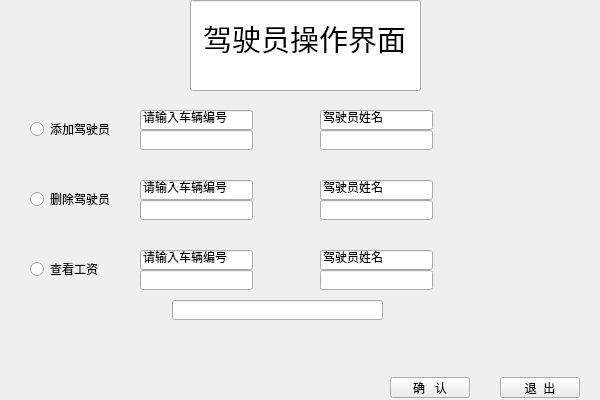
<?xml version="1.0" encoding="UTF-8"?>
<ui version="4.0">
 <class>diver</class>
 <widget class="QWidget" name="diver">
  <property name="geometry">
   <rect>
    <x>0</x>
    <y>0</y>
    <width>600</width>
    <height>400</height>
   </rect>
  </property>
  <property name="windowTitle">
   <string>Form</string>
  </property>
  <widget class="QPushButton" name="pushButton">
   <property name="geometry">
    <rect>
     <x>500</x>
     <y>377</y>
     <width>80</width>
     <height>21</height>
    </rect>
   </property>
   <property name="text">
    <string>退  出</string>
   </property>
  </widget>
  <widget class="QLineEdit" name="lineEdit">
   <property name="geometry">
    <rect>
     <x>190</x>
     <y>0</y>
     <width>231</width>
     <height>91</height>
    </rect>
   </property>
   <property name="font">
    <font>
     <pointsize>22</pointsize>
    </font>
   </property>
   <property name="text">
    <string>驾驶员操作界面</string>
   </property>
   <property name="alignment">
    <set>Qt::AlignCenter</set>
   </property>
   <property name="readOnly">
    <bool>true</bool>
   </property>
  </widget>
  <widget class="QRadioButton" name="radioButton">
   <property name="geometry">
    <rect>
     <x>30</x>
     <y>120</y>
     <width>101</width>
     <height>18</height>
    </rect>
   </property>
   <property name="text">
    <string>添加驾驶员</string>
   </property>
  </widget>
  <widget class="QRadioButton" name="radioButton_2">
   <property name="geometry">
    <rect>
     <x>30</x>
     <y>190</y>
     <width>101</width>
     <height>18</height>
    </rect>
   </property>
   <property name="text">
    <string>删除驾驶员</string>
   </property>
  </widget>
  <widget class="QPushButton" name="pushButton_2">
   <property name="geometry">
    <rect>
     <x>390</x>
     <y>377</y>
     <width>80</width>
     <height>21</height>
    </rect>
   </property>
   <property name="text">
    <string>确   认</string>
   </property>
  </widget>
  <widget class="QLineEdit" name="lineEdit_2">
   <property name="geometry">
    <rect>
     <x>140</x>
     <y>110</y>
     <width>113</width>
     <height>20</height>
    </rect>
   </property>
   <property name="text">
    <string>请输入车辆编号</string>
   </property>
   <property name="readOnly">
    <bool>true</bool>
   </property>
  </widget>
  <widget class="QLineEdit" name="numadd">
   <property name="geometry">
    <rect>
     <x>140</x>
     <y>130</y>
     <width>113</width>
     <height>20</height>
    </rect>
   </property>
  </widget>
  <widget class="QLineEdit" name="lineEdit_4">
   <property name="geometry">
    <rect>
     <x>320</x>
     <y>110</y>
     <width>113</width>
     <height>20</height>
    </rect>
   </property>
   <property name="text">
    <string>驾驶员姓名</string>
   </property>
   <property name="readOnly">
    <bool>true</bool>
   </property>
  </widget>
  <widget class="QLineEdit" name="nameadd">
   <property name="geometry">
    <rect>
     <x>320</x>
     <y>130</y>
     <width>113</width>
     <height>20</height>
    </rect>
   </property>
  </widget>
  <widget class="QLineEdit" name="lineEdit_6">
   <property name="geometry">
    <rect>
     <x>140</x>
     <y>180</y>
     <width>113</width>
     <height>20</height>
    </rect>
   </property>
   <property name="text">
    <string>请输入车辆编号</string>
   </property>
   <property name="readOnly">
    <bool>true</bool>
   </property>
  </widget>
  <widget class="QLineEdit" name="numdel">
   <property name="geometry">
    <rect>
     <x>140</x>
     <y>200</y>
     <width>113</width>
     <height>20</height>
    </rect>
   </property>
  </widget>
  <widget class="QLineEdit" name="lineEdit_8">
   <property name="geometry">
    <rect>
     <x>320</x>
     <y>180</y>
     <width>113</width>
     <height>20</height>
    </rect>
   </property>
   <property name="text">
    <string>驾驶员姓名</string>
   </property>
   <property name="readOnly">
    <bool>true</bool>
   </property>
  </widget>
  <widget class="QLineEdit" name="namedel">
   <property name="geometry">
    <rect>
     <x>320</x>
     <y>200</y>
     <width>113</width>
     <height>20</height>
    </rect>
   </property>
  </widget>
  <widget class="QRadioButton" name="radioButton_3">
   <property name="geometry">
    <rect>
     <x>30</x>
     <y>260</y>
     <width>73</width>
     <height>18</height>
    </rect>
   </property>
   <property name="text">
    <string>查看工资</string>
   </property>
  </widget>
  <widget class="QLineEdit" name="lineEdit_3">
   <property name="geometry">
    <rect>
     <x>140</x>
     <y>250</y>
     <width>113</width>
     <height>20</height>
    </rect>
   </property>
   <property name="text">
    <string>请输入车辆编号</string>
   </property>
   <property name="readOnly">
    <bool>true</bool>
   </property>
  </widget>
  <widget class="QLineEdit" name="lineEdit_5">
   <property name="geometry">
    <rect>
     <x>140</x>
     <y>270</y>
     <width>113</width>
     <height>20</height>
    </rect>
   </property>
  </widget>
  <widget class="QLineEdit" name="lineEdit_7">
   <property name="geometry">
    <rect>
     <x>320</x>
     <y>250</y>
     <width>113</width>
     <height>20</height>
    </rect>
   </property>
   <property name="text">
    <string>驾驶员姓名</string>
   </property>
   <property name="readOnly">
    <bool>true</bool>
   </property>
  </widget>
  <widget class="QLineEdit" name="lineEdit_9">
   <property name="geometry">
    <rect>
     <x>320</x>
     <y>270</y>
     <width>113</width>
     <height>20</height>
    </rect>
   </property>
  </widget>
  <widget class="QLineEdit" name="mony">
   <property name="geometry">
    <rect>
     <x>172</x>
     <y>300</y>
     <width>211</width>
     <height>20</height>
    </rect>
   </property>
   <property name="alignment">
    <set>Qt::AlignCenter</set>
   </property>
   <property name="readOnly">
    <bool>true</bool>
   </property>
  </widget>
 </widget>
 <resources/>
 <connections/>
</ui>
